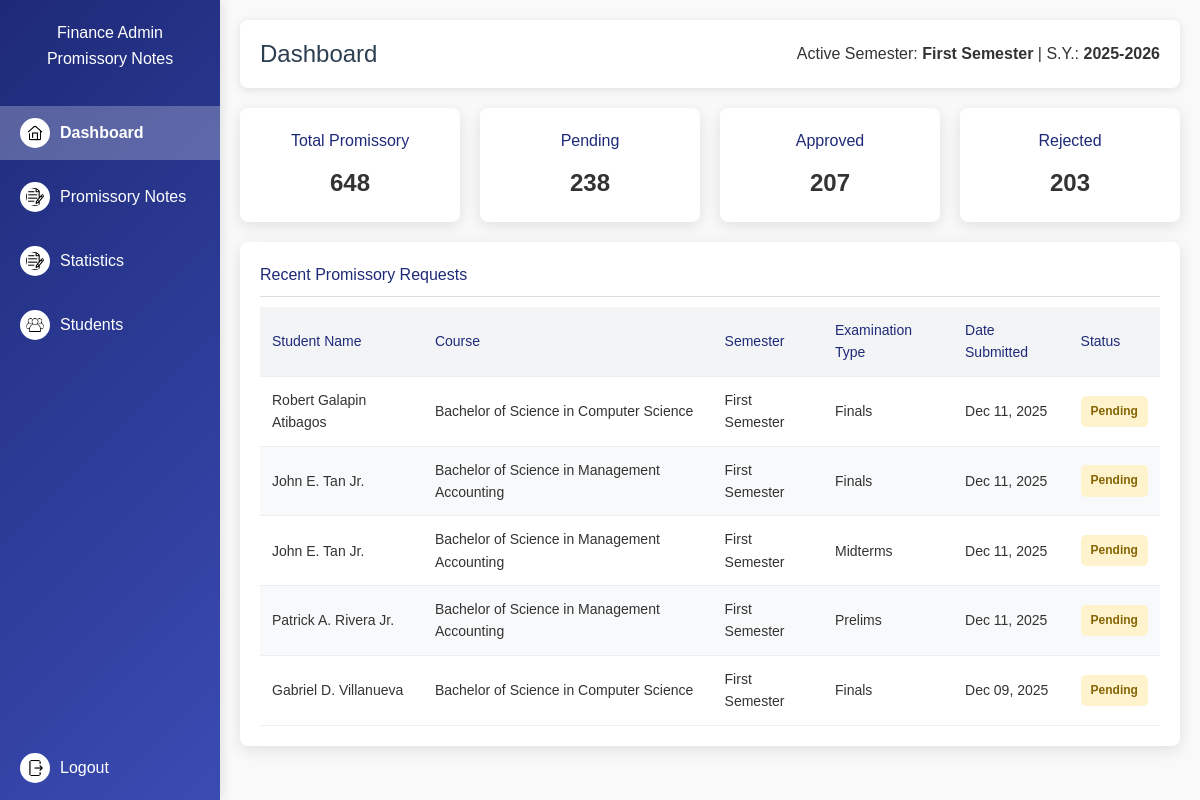
The app's page /finance/dashboard (signed in), older data.
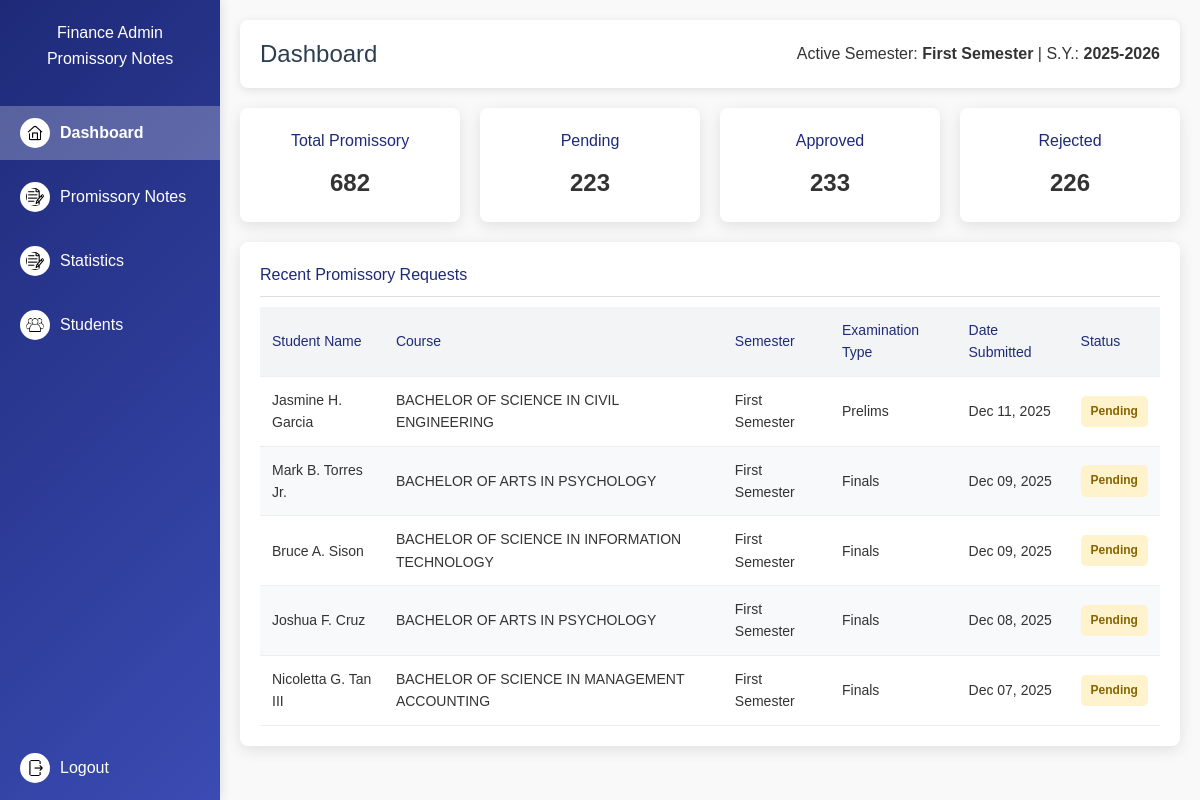
The same page, newer data.
### models.py (models this page shows, shortened)
class PromissoryRequest(db.Model):
    id = db.Column(db.Integer, primary_key=True)
    student_id = db.Column(db.Integer, db.ForeignKey(
        'account.id'), nullable=False)
    student = db.relationship("Account", backref="promissory_requests")
    year_level = db.Column(db.String(20), nullable=False)
    course = db.Column(db.String(100), nullable=False)
    email = db.Column(db.String(100), nullable=False)
    reason_text = db.Column(db.Text)
    reason_doc = db.Column(db.String(255))
    valid_id = db.Column(db.String(255))
    semester_type = db.Column(db.String(50))
    semester = db.Column(db.String(50))
    school_year = db.Column(db.String(20))
    status = db.Column(db.String(20), default="Pending")
    comments = db.Column(db.Text)
    requested_at = db.Column(db.DateTime, default=datetime.utcnow)

### finance_routes.py (the view)
@finance_bp.route("/dashboard")
@require_role("Finance")
def dashboard():
    user_name = session.get("user_name", "Finance User")
    active_semester, active_school_year = get_active_settings()
    base_query = PromissoryRequest.query.filter_by(
        semester=active_semester,
        school_year=active_school_year
    )
    data = {
        "total_promissory": base_query.count(),
        "total_pending": base_query.filter_by(status="Pending").count(),
        "total_approved": base_query.filter_by(status="Approved").count(),
        "total_rejected": base_query.filter_by(status="Rejected").count(),
    }
    recent_requests = base_query.join(Account, PromissoryRequest.student_id == Account.id) \
        .filter(PromissoryRequest.status == "Pending") \
        .order_by(PromissoryRequest.requested_at.desc()) \
        .limit(5).all()
    recent_requests = [{
        "student_name": f"{r.student.first_name} {r.student.middle_name or ''} {r.student.last_name} {r.student.suffix or ''}",
        "course": r.course,
        "semester": r.semester,
        "semester_type": r.semester_type,
        "date_submitted": r.requested_at,
        "status": r.status
    } for r in recent_requests]
    log_action(user_name, "Viewed finance dashboard")
    return render_template(
        "finance/dashboard.html",
        finance_user=user_name,
        active_semester=active_semester,
        active_school_year=active_school_year,
        data=data,
        recent_requests=recent_requests
    )

### app.py (called while the page is built)
@app.before_request
def protect_admin_routes():
    if request.path.startswith("/admin"):
        if "user_id" not in session or session.get("role") != "Admin":
            flash("Admin access required.", "danger")
            return redirect(url_for("login"))

### finance_routes.py (called while the page is built)
def require_role(role=None):
    def wrapper(func):
        @wraps(func)
        def decorated_function(*args, **kwargs):
            if "user_id" not in session:
                flash("Please log in first.", "warning")
                return redirect(url_for("login"))
            if role and session.get("role") != role:
                flash("Access denied.", "danger")
                return redirect(url_for("login"))
            return func(*args, **kwargs)
        return decorated_function
    return wrapper

def get_active_settings():
    settings = ActiveSettings.query.first()
    return (
        settings.active_semester if settings else "Not Set",
        settings.active_school_year if settings else "Not Set"
    )

def log_action(user_name, action):
    log = SystemLog(user_name=user_name, action=action)
    db.session.add(log)
    db.session.commit()

### templates/finance/dashboard.html (shortened to what this page needs)
<!DOCTYPE html>
<html lang="en">
<head>
</head>
<body>
  <nav class="sidebar" id="sidebar">
    <h2>{{ finance_user }}<br>Promissory Notes</h2>
    <a href="{{ url_for('finance.dashboard') }}"
      class="{% if request.endpoint == 'finance.dashboard' %}active{% endif %}">
      <img src="{{ url_for('static', filename='images/dashboard.png') }}" class="icon" alt="Dashboard Icon"> Dashboard
    </a>
    <a href="{{ url_for('finance.promissory_notes') }}"
      class="{% if request.endpoint == 'finance.promissory_notes' %}active{% endif %}">
      <img src="{{ url_for('static', filename='images/notes.png') }}" class="icon" alt="Notes Icon"> Promissory Notes
    </a>
    <a href="{{ url_for('finance.all_promissory') }}"
      class="{% if request.endpoint == 'finance.all_promissory' %}active{% endif %}">
      <img src="{{ url_for('static', filename='images/notes.png') }}" class="icon" alt="Statistics Icon"> Statistics
    </a>
    <a href="{{ url_for('finance.students_promissory') }}"
      class="{% if request.endpoint=='finance.students_promissory' %}active{% endif %}">
      <img src="{{ url_for('static', filename='images/students.png') }}" class="icon" alt="Students Icon"> Students
    </a>
    <a href="{{ url_for('finance.logout') }}" class="logout-btn">
      <img src="{{ url_for('static', filename='images/logout.png') }}" class="icon" alt="Logout Icon"> Logout
    </a>
  </nav>
  <main class="main-content">
    <header class="header">
      <h2>Dashboard</h2>
      <div>Active Semester: <strong>{{ active_semester }}</strong> | S.Y.: <strong>{{ active_school_year }}</strong>
      </div>
    </header>
    <section class="cards">
      <div class="card">
        <h3>Total Promissory</h3>
        <p>{{ data.total_promissory }}</p>
      </div>
      <div class="card">
        <h3>Pending</h3>
        <p>{{ data.total_pending }}</p>
      </div>
      <div class="card">
        <h3>Approved</h3>
        <p>{{ data.total_approved }}</p>
      </div>
      <div class="card">
        <h3>Rejected</h3>
        <p>{{ data.total_rejected }}</p>
      </div>
    </section>
    <section class="table-card">
      <h3>Recent Promissory Requests</h3>
      <table>
        <thead>
          <tr>
            <th>Student Name</th>
            <th>Course</th>
            <th>Semester</th>
            <th>Examination Type</th>
            <th>Date Submitted</th>
            <th>Status</th>
          </tr>
        </thead>
        <tbody>
          {% if recent_requests %}
          {% for req in recent_requests %}
          <tr>
            <td>{{ req.student_name }}</td>
            <td>{{ req.course }}</td>
            <td>{{ req.semester }}</td>
            <td>{{ req.semester_type }}</td>
            <td>{{ req.date_submitted.strftime('%b %d, %Y') }}</td>
            <td><span class="status {{ req.status|lower }}">{{ req.status }}</span></td>
          </tr>
          {% endfor %}
          {% else %}
          <tr>
            <td colspan="6" class="no-data">No recent requests found.</td>
          </tr>
          {% endif %}
        </tbody>
      </table>
    </section>
  </main>
</body>
</html>

Row changes from the older to the newer data that the page shows:
no longer on this page (row edited): PromissoryRequest: student_name "Robert Galapin Atibagos", course "Bachelor of Science in Computer Science", semester "First Semester", semester_type "Finals", date_submitted "Dec 11, 2025", status "Pending"
no longer on this page (row edited): PromissoryRequest: student_name "John E. Tan Jr.", course "Bachelor of Science in Management Accounting", semester "First Semester", semester_type "Finals", date_submitted "Dec 11, 2025", status "Pending"
no longer on this page (row edited): PromissoryRequest: student_name "John E. Tan Jr.", course "Bachelor of Science in Management Accounting", semester "First Semester", semester_type "Midterms", date_submitted "Dec 11, 2025", status "Pending"
no longer on this page (row edited): PromissoryRequest: student_name "Patrick A. Rivera Jr.", course "Bachelor of Science in Management Accounting", semester "First Semester", semester_type "Prelims", date_submitted "Dec 11, 2025", status "Pending"
no longer on this page (row edited): PromissoryRequest: student_name "Gabriel D. Villanueva", course "Bachelor of Science in Computer Science", semester "First Semester", semester_type "Finals", date_submitted "Dec 09, 2025", status "Pending"
added PromissoryRequest: student_name "Jasmine H. Garcia", course "BACHELOR OF SCIENCE IN CIVIL ENGINEERING", semester "First Semester", semester_type "Prelims", date_submitted "Dec 11, 2025", status "Pending"
now on this page (row edited): PromissoryRequest: student_name "Mark B. Torres Jr.", course "BACHELOR OF ARTS IN PSYCHOLOGY", semester "First Semester", semester_type "Finals", date_submitted "Dec 09, 2025", status "Pending"
now on this page (row edited): PromissoryRequest: student_name "Bruce A. Sison", course "BACHELOR OF SCIENCE IN INFORMATION TECHNOLOGY", semester "First Semester", semester_type "Finals", date_submitted "Dec 09, 2025", status "Pending"
now on this page (row edited): PromissoryRequest: student_name "Joshua F. Cruz", course "BACHELOR OF ARTS IN PSYCHOLOGY", semester "First Semester", semester_type "Finals", date_submitted "Dec 08, 2025", status "Pending"
now on this page (row edited): PromissoryRequest: student_name "Nicoletta G. Tan III", course "BACHELOR OF SCIENCE IN MANAGEMENT ACCOUNTING", semester "First Semester", semester_type "Finals", date_submitted "Dec 07, 2025", status "Pending"
Text that changed along with them:
{{ data.total_promissory }}: "648" → "682"
{{ data.total_pending }}: "238" → "223"
{{ data.total_approved }}: "207" → "233"
{{ data.total_rejected }}: "203" → "226"
